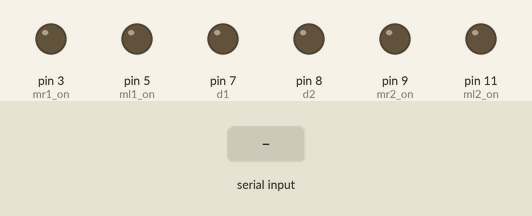
Recording of a sketch running on a simulated Arduino Uno, built with avr-gcc and run on an emulated ATmega328P. Shown: output pins drawn as LEDs (lit = HIGH). The inputs (shaded band) are chosen by the test bench.

Above: at 1.2 s.
1.3 s: "b" received over Serial
At 2.7 s:
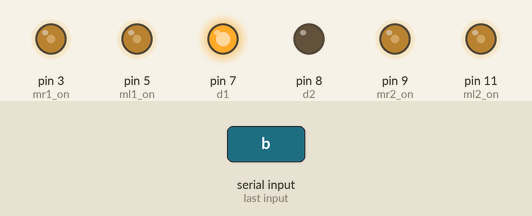
3.0 s: "a" received over Serial
At 4.2 s:
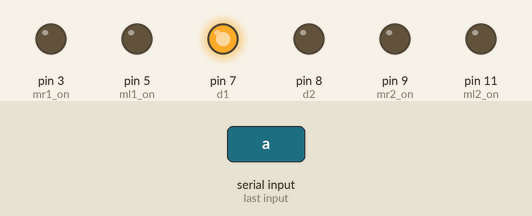
5.0 s: "c" received over Serial
At 6.7 s:
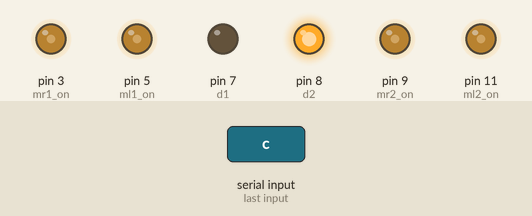
7.0 s: "d" received over Serial
At 8.5 s:
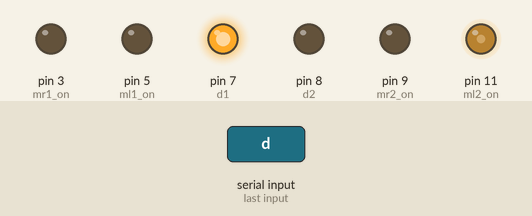
9.0 s: "e" received over Serial
At 9.6 s:
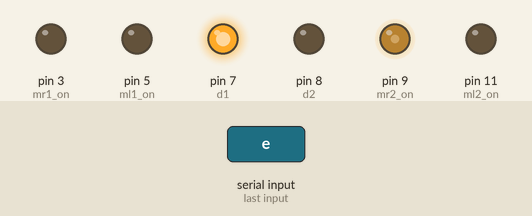
Timing chart, 0 to 11.5 s (numbered marks = the images above; inputs shaded):
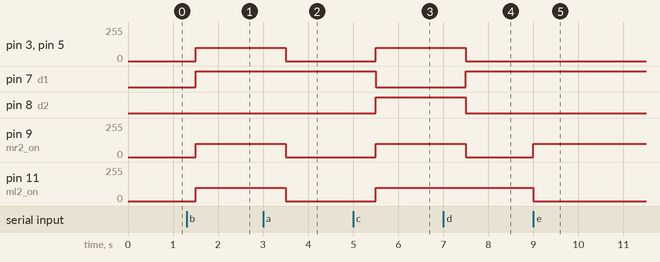

Measured:
- after the input at 1.3 s, pin 3 (mr1_on), pin 5 (ml1_on), pin 9 (mr2_on), pin 11 (ml2_on): 0/255 → 100/255 after 0.20 s; pin 7 (d1): LOW → HIGH after 0.20 s
- after the input at 3.0 s, pin 3 (mr1_on), pin 5 (ml1_on), pin 9 (mr2_on), pin 11 (ml2_on): 100/255 → 0/255 after 0.50 s
- after the input at 5.0 s, pin 3 (mr1_on), pin 5 (ml1_on), pin 9 (mr2_on), pin 11 (ml2_on): 0/255 → 100/255 after 0.50 s; pin 7 (d1): HIGH → LOW after 0.50 s; pin 8 (d2): LOW → HIGH after 0.50 s
- after the input at 7.0 s, pin 3 (mr1_on), pin 5 (ml1_on), pin 9 (mr2_on): 100/255 → 0/255 after 0.50 s; pin 7 (d1): LOW → HIGH after 0.50 s; pin 8 (d2): HIGH → LOW after 0.50 s
- after the input at 9.0 s, pin 9 (mr2_on): 0/255 → 100/255 at once; pin 11 (ml2_on): 100/255 → 0/255 at once

The sketch:

stage1_edited.ino
```cpp
//motor right one
# define mr1_on 3

//motor right two
# define mr2_on 9

//motor left one
# define ml1_on 5

//motor left two
#define ml2_on 11

//directions of motors
#define d1 7
#define d2 8


void pause ()
{
  analogWrite(mr1_on,0);
  analogWrite(mr2_on,0);
  analogWrite(ml1_on,0);
  analogWrite(ml2_on,0);
}
void forward ()
{
 analogWrite(mr1_on,100);
 analogWrite(mr2_on,100);
 analogWrite(ml1_on,100);
 analogWrite(ml2_on,100);

digitalWrite(d1,HIGH);
digitalWrite(d2,LOW);

}
void backward ()
{
analogWrite(mr1_on,100);
 analogWrite(mr2_on,100);
 analogWrite(ml1_on,100);
 analogWrite(ml2_on,100);

digitalWrite(d1,LOW);
digitalWrite(d2,HIGH);

}
//to move car right only motor left 2 will work
void right ()
{
 analogWrite(ml2_on,100);
  analogWrite(mr1_on,0);
  analogWrite(mr2_on,0);
  analogWrite(ml1_on,0);
 digitalWrite(d1,HIGH);
 digitalWrite(d2,LOW);
}
//to move car left only motor right 2 will work
void left ()
{
analogWrite(mr2_on,100);
analogWrite(mr1_on,0);
analogWrite(ml1_on,0);
analogWrite(ml2_on,0);
digitalWrite(d1,HIGH);
digitalWrite(d2,LOW);

}
char action;
void setup() {

  pinMode(mr1_on,OUTPUT);

  pinMode(mr2_on,OUTPUT);

  pinMode(ml1_on,OUTPUT);

  pinMode(ml2_on,OUTPUT);

  pinMode(d1,OUTPUT);
  pinMode(d2,OUTPUT);
  Serial.begin(9600);
  // put your setup code here, to run once:

}

void loop() {
  // put your main code here, to run repeatedly:

if (Serial.available() >0)

  {
      action= Serial.read();
  }


if(action =='a')
pause();

if(action =='b')
forward();

if(action =='c')
backward();

if(action =='d')
right();

if(action =='e')
left();

delay(500);
}
```

main.c
```cpp
#include <avr/io.h>
#include <util/delay.h>
int sum (uint8_t a, uint8_t b)
{
	uint8_t c;
	c=a+b;
	return c;
}
int subtract (uint8_t a, uint8_t b)
{
	int8_t c;
	c=a-b;
	return c;
}

int main(void)
{

}
```
